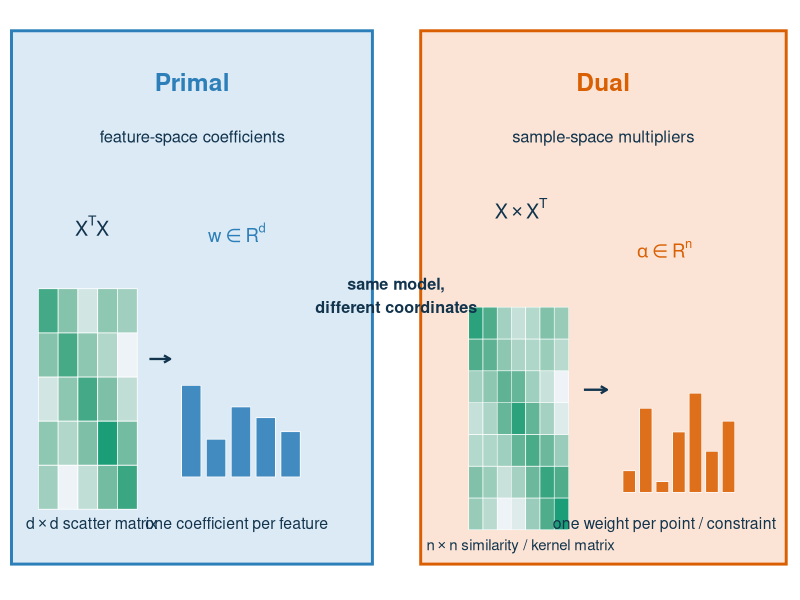

Recreate this plot in R.
library(ggplot2)
library(gridExtra)

theme_set(
  theme_minimal(base_size = 14) +
    theme(
      panel.grid.minor = element_blank(),
      plot.title = element_text(face = "bold", size = 14),
      plot.subtitle = element_text(size = 12),
      axis.title = element_text(size = 12)
    )
)

cols <- list(
  primal = "#2C7FB8",
  primal_fill = "#DCEAF6",
  dual = "#D95F02",
  dual_fill = "#FBE4D5",
  accent = "#1B9E77",
  dark = "#12344D"
)

rescale01 <- function(x) {
  rng <- range(x)
  if (diff(rng) < 1e-12) {
    return(rep(0.5, length(x)))
  }
  (x - rng[1]) / diff(rng)
}

tile_df <- function(mat, x0, y0, cell = 0.34) {
  nr <- nrow(mat)
  nc <- ncol(mat)
  df <- expand.grid(row = seq_len(nr), col = seq_len(nc))
  df$value <- as.vector(mat[nr:1, , drop = FALSE])
  df$x <- x0 + (df$col - 1) * cell
  df$y <- y0 + (df$row - 1) * cell
  df$cell <- cell
  df
}

vector_df <- function(values, x0, y0, width = 0.42, gap = 0.12) {
  data.frame(
    xmin = x0 + (seq_along(values) - 1) * (width + gap),
    xmax = x0 + (seq_along(values) - 1) * (width + gap) + width,
    ymin = y0,
    ymax = y0 + pmax(values, 0) * 1.05
  )
}

# -----------------------------------------------------------------------------
# Figure 1: feature-space versus sample-space representation
# -----------------------------------------------------------------------------

X <- matrix(
  c(
    1.1, 0.2, -0.3, 0.8, 0.4,
    0.9, 0.5, -0.2, 0.6, 0.1,
    0.3, 1.0, 0.4, -0.1, -0.4,
    -0.2, 0.7, 1.1, 0.2, -0.6,
    -0.5, 0.1, 0.8, 0.9, -0.2,
    0.0, -0.4, 0.6, 1.0, 0.7,
    -0.3, -0.7, 0.1, 0.5, 1.2
  ),
  nrow = 7,
  byrow = TRUE
)

scatter <- crossprod(X)
similarity <- tcrossprod(X)
w_vals <- c(0.85, 0.35, 0.65, 0.55, 0.42)
alpha_vals <- c(0.20, 0.78, 0.10, 0.56, 0.92, 0.38, 0.66)

scatter_df <- tile_df(rescale01(scatter), x0 = 1.05, y0 = 1.10, cell = 0.43)
sim_df <- tile_df(rescale01(similarity), x0 = 10.35, y0 = 0.84, cell = 0.31)
w_df <- vector_df(w_vals, x0 = 3.95, y0 = 1.20, width = 0.42, gap = 0.12)
alpha_df <- vector_df(alpha_vals, x0 = 13.55, y0 = 1.05, width = 0.27, gap = 0.09)

p_views <- ggplot() +
  annotate("rect", xmin = 0.25, xmax = 8.10, ymin = 0.35, ymax = 5.55, fill = cols$primal_fill, color = cols$primal, linewidth = 1.0) +
  annotate("rect", xmin = 9.15, xmax = 17.10, ymin = 0.35, ymax = 5.55, fill = cols$dual_fill, color = cols$dual, linewidth = 1.0) +
  geom_tile(
    data = scatter_df,
    aes(x = x, y = y, fill = value),
    width = scatter_df$cell,
    height = scatter_df$cell,
    color = "white",
    linewidth = 0.25
  ) +
  geom_rect(
    data = w_df,
    aes(xmin = xmin, xmax = xmax, ymin = ymin, ymax = ymax),
    fill = cols$primal,
    alpha = 0.88,
    color = "white",
    linewidth = 0.25
  ) +
  geom_tile(
    data = sim_df,
    aes(x = x, y = y, fill = value),
    width = sim_df$cell,
    height = sim_df$cell,
    color = "white",
    linewidth = 0.20
  ) +
  geom_rect(
    data = alpha_df,
    aes(xmin = xmin, xmax = xmax, ymin = ymin, ymax = ymax),
    fill = cols$dual,
    alpha = 0.88,
    color = "white",
    linewidth = 0.22
  ) +
  scale_fill_gradient(low = "#EEF3F7", high = cols$accent, guide = "none") +
  annotate("segment", x = 3.25, y = 2.35, xend = 3.70, yend = 2.35, color = cols$dark, linewidth = 0.8, arrow = arrow(length = grid::unit(0.18, "cm"))) +
  annotate("segment", x = 12.70, y = 2.05, xend = 13.20, yend = 2.05, color = cols$dark, linewidth = 0.8, arrow = arrow(length = grid::unit(0.18, "cm"))) +
  annotate("text", x = 4.18, y = 5.05, label = "Primal", color = cols$primal, size = 6.2, fontface = "bold") +
  annotate("text", x = 4.18, y = 4.52, label = "feature-space coefficients", color = cols$dark, size = 4.2) +
  annotate("text", x = 2.00, y = 3.65, label = expression(X^T * X), color = cols$dark, size = 5.0, fontface = "bold") +
  annotate("text", x = 2.00, y = 0.75, label = expression(d %*% d ~ "scatter matrix"), color = cols$dark, size = 4.0) +
  annotate("text", x = 5.15, y = 3.58, label = expression(w %in% R^d), color = cols$primal, size = 4.7, fontface = "bold") +
  annotate("text", x = 5.15, y = 0.75, label = "one coefficient per feature", color = cols$dark, size = 4.0) +
  annotate("text", x = 13.12, y = 5.05, label = "Dual", color = cols$dual, size = 6.2, fontface = "bold") +
  annotate("text", x = 13.12, y = 4.52, label = "sample-space multipliers", color = cols$dark, size = 4.2) +
  annotate("text", x = 11.33, y = 3.82, label = expression(X %*% X^T), color = cols$dark, size = 5.0, fontface = "bold") +
  annotate("text", x = 11.33, y = 0.52, label = expression(n %*% n ~ "similarity / kernel matrix"), color = cols$dark, size = 3.8) +
  annotate("text", x = 14.45, y = 3.42, label = expression(alpha %in% R^n), color = cols$dual, size = 4.7, fontface = "bold") +
  annotate("text", x = 14.45, y = 0.75, label = "one weight per point / constraint", color = cols$dark, size = 4.0) +
  annotate("text", x = 8.62, y = 2.97, label = "same model,\ndifferent coordinates", color = cols$dark, size = 4.1, fontface = "bold") +
  coord_cartesian(xlim = c(0, 17.4), ylim = c(0, 5.85), expand = FALSE) +
  theme_void()

ggsave("../figure/primal_dual_views.pdf", p_views, width = 8.2, height = 4.5)

# -----------------------------------------------------------------------------
# Figure 2: computational regime comparison
# -----------------------------------------------------------------------------

regime_df <- expand.grid(
  log_n = seq(1.8, 4.3, length.out = 220),
  log_d = seq(1.8, 4.3, length.out = 220)
)
regime_df$pref <- ifelse(regime_df$log_d <= regime_df$log_n, "Primal often cheaper", "Dual often cheaper")

p_regime <- ggplot(regime_df, aes(x = log_n, y = log_d, fill = pref)) +
  geom_raster(interpolate = TRUE) +
  geom_abline(intercept = 0, slope = 1, color = "white", linewidth = 1.0, linetype = "dashed") +
  scale_fill_manual(
    values = c(
      "Primal often cheaper" = cols$primal,
      "Dual often cheaper" = cols$dual
    )
  ) +
  annotate("text", x = 3.55, y = 2.35, label = "d < n\nprimal often cheaper", color = "white", size = 4.2, fontface = "bold") +
  annotate("text", x = 2.35, y = 3.62, label = "n < d\ndual often cheaper", color = "white", size = 4.2, fontface = "bold") +
  annotate("text", x = 3.78, y = 4.15, label = "n = d", color = cols$dark, size = 4.2, fontface = "bold", angle = 45) +
  labs(
    title = "Dimension regime heuristic",
    subtitle = "actual cost still depends on solver, sparsity, and matrix formation",
    x = expression(log[10] * "(number of points n)"),
    y = expression(log[10] * "(number of variables d)")
  ) +
  theme(
    legend.position = "none",
    axis.line = element_line(color = "grey40")
  )

size_df <- data.frame(
  scenario = rep(c("Many points,\nfew variables", "Few points,\nmany variables"), each = 2),
  matrix_type = factor(
    rep(c("X^T X", "X X^T"), times = 2),
    levels = c("X^T X", "X X^T")
  ),
  entries = c(100^2, 10000^2, 10000^2, 100^2),
  label = c("1e4", "1e8", "1e8", "1e4")
)

p_sizes <- ggplot(size_df, aes(x = scenario, y = entries, fill = matrix_type)) +
  geom_col(position = position_dodge(width = 0.72), width = 0.62) +
  geom_text(
    aes(label = label),
    position = position_dodge(width = 0.72),
    vjust = -0.35,
    size = 4.0,
    color = cols$dark,
    fontface = "bold"
  ) +
  scale_y_log10() +
  scale_fill_manual(
    values = c(cols$primal, cols$dual)
  ) +
  labs(
    title = "If dense core matrices are formed",
    subtitle = "example: entry counts for two opposite regimes",
    x = NULL,
    y = "entries (log scale)",
    fill = "matrix"
  ) +
  theme(
    axis.line.y = element_line(color = "grey40"),
    legend.position = "top"
  )

regimes_plot <- arrangeGrob(p_regime, p_sizes, ncol = 1)
ggsave("../figure/primal_dual_regimes.pdf", regimes_plot, width = 4.8, height = 10.2)
